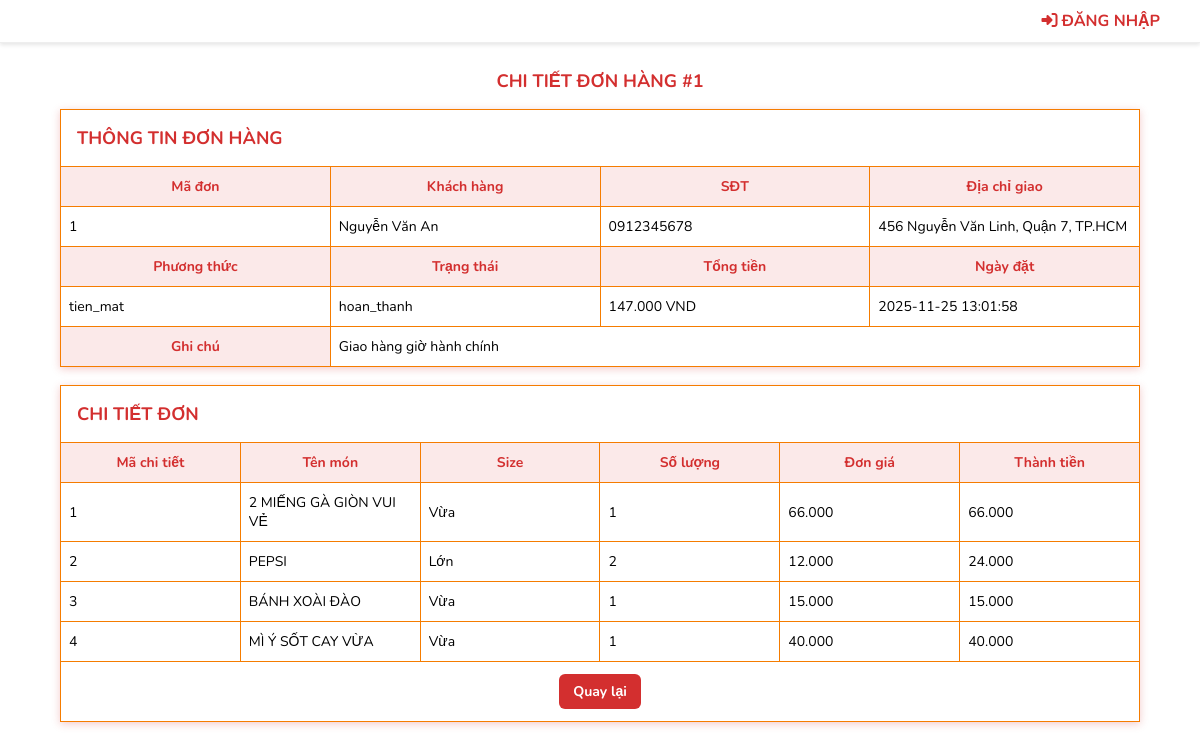
The page /chi_tiet_don.php?order_id=1 on the database its author committed.
### tables this page shows
CREATE TABLE DonHang (
    MaDonHang INT AUTO_INCREMENT PRIMARY KEY,
    MaUser INT NOT NULL,
    TongTien DECIMAL(18,2) NOT NULL,
    TrangThai ENUM('cho_xac_nhan', 'dang_xu_ly', 'dang_giao', 'hoan_thanh', 'da_huy') DEFAULT 'cho_xac_nhan',
    PhuongThucThanhToan ENUM('tien_mat', 'chuyen_khoan', 'the', 'vi_dien_tu'),
    DiaChiGiaoHang TEXT,
    SDTGiaoHang VARCHAR(15),
    GhiChu TEXT,
    NgayDat DATETIME DEFAULT CURRENT_TIMESTAMP,
    NgayCapNhat DATETIME DEFAULT CURRENT_TIMESTAMP ON UPDATE CURRENT_TIMESTAMP,
    FOREIGN KEY (MaUser) REFERENCES Users(MaUser) ON DELETE CASCADE
);

CREATE TABLE Users (
    MaUser INT AUTO_INCREMENT PRIMARY KEY,
    Ho VARCHAR(100) NOT NULL,
    Ten VARCHAR(100) NOT NULL,
    SDT VARCHAR(15) NOT NULL UNIQUE,
    Email VARCHAR(255) NOT NULL UNIQUE,
    DiaChi TEXT,
    QuyenHan ENUM('admin', 'nhanvien', 'khachhang') NOT NULL DEFAULT 'khachhang',
    MatKhau BINARY(32) NOT NULL,  
    NgayTao DATETIME DEFAULT CURRENT_TIMESTAMP,
    
    INDEX idx_email (Email),
    INDEX idx_sdt (SDT)
);

CREATE TABLE ChiTietDonHang (
    MaChiTiet INT AUTO_INCREMENT PRIMARY KEY,
    MaDonHang INT NOT NULL,
    MaBienThe INT NOT NULL,
    SoLuong INT NOT NULL,
    DonGia DECIMAL(18,2) NOT NULL,
    ThanhTien DECIMAL(18,2) NOT NULL,
    FOREIGN KEY (MaDonHang) REFERENCES DonHang(MaDonHang) ON DELETE CASCADE,
    FOREIGN KEY (MaBienThe) REFERENCES BienTheMonAn(MaBienThe) ON DELETE CASCADE
);

CREATE TABLE MonAn (
    MaMonAn INT AUTO_INCREMENT PRIMARY KEY,
    TenMonAn VARCHAR(255) NOT NULL,
    HinhAnh VARCHAR(500),
    MoTa TEXT,  
    
    MaLoai INT,
    FOREIGN KEY (MaLoai) REFERENCES LoaiMonAn(MaLoai)
        ON DELETE SET NULL 
        ON UPDATE CASCADE
);

CREATE TABLE KichThuoc (
    MaSize INT AUTO_INCREMENT PRIMARY KEY,
    TenSize VARCHAR(50) NOT NULL UNIQUE
);

### chi_tiet_don.php (the view, shortened to what this page needs)
<!DOCTYPE html>
<html lang="en">
<head>
    <link rel="stylesheet" href="./css/chi_tiet_don.css">
</head>
<body>
    <?php include_once "includes/header2.php"; ?>
    <?php
        $hostname = "localhost";
        $username = "root";
        $password = "";
        $dbname = "quanly_cua_hang";
        $conn = mysqli_connect($hostname, $username, $password, $dbname);
        $orderId = isset($_GET['order_id']) ? (int)$_GET['order_id'] : 0;
        $sqlOrder = "SELECT dh.*, u.Ho, u.Ten, u.Email
                     FROM DonHang dh
                     LEFT JOIN Users u ON dh.MaUser = u.MaUser
                     WHERE dh.MaDonHang = $orderId";
        $resOrder = mysqli_query($conn, $sqlOrder);
        $order = mysqli_fetch_assoc($resOrder);
        $sqlItems = "SELECT c.MaChiTiet, c.MaBienThe, c.SoLuong, c.DonGia, c.ThanhTien,
                            b.MaMonAn, m.TenMonAn, m.HinhAnh, kt.TenSize
                     FROM ChiTietDonHang c
                     LEFT JOIN BienTheMonAn b ON c.MaBienThe = b.MaBienThe
                     LEFT JOIN MonAn m ON b.MaMonAn = m.MaMonAn
                     LEFT JOIN KichThuoc kt ON b.MaSize = kt.MaSize
                     WHERE c.MaDonHang = $orderId";
        $resItems = mysqli_query($conn, $sqlItems);
    ?>
    <div class="table-container" style="width: 100%; display: flex; flex-direction: column; align-items: center;">
        <div class="page-header" style="width: 95%; margin-bottom: 10px; text-align: center;">
            <h2>CHI TIẾT ĐƠN HÀNG #<?php echo $orderId; ?></h2>
        </div>
    <form class="form1">
        <table>
            <tr>
                <td colspan="4"><h2>THÔNG TIN ĐƠN HÀNG</h2></td>
            </tr>
            <tr class="tieude">
                <td>Mã đơn</td>
                <td>Khách hàng</td>
                <td>SĐT</td>
                <td>Địa chỉ giao</td>
            </tr>
            <tr class="noidung">
                <td><?php echo $order['MaDonHang']; ?></td>
                <td><?php echo htmlspecialchars(trim($order['Ho'] . ' ' . $order['Ten'])); ?></td>
                <td><?php echo htmlspecialchars($order['SDTGiaoHang']); ?></td>
                <td><?php echo htmlspecialchars($order['DiaChiGiaoHang']); ?></td>
            </tr>
            <tr class="tieude">
                <td>Phương thức</td>
                <td>Trạng thái</td>
                <td>Tổng tiền</td>
                <td>Ngày đặt</td>
            </tr>
            <tr class="noidung">
                <td><?php echo htmlspecialchars($order['PhuongThucThanhToan']); ?></td>
                <td><?php echo htmlspecialchars($order['TrangThai']); ?></td>
                <td><?php echo number_format($order['TongTien'], 0, ',', '.'); ?> VND</td>
                <td><?php echo $order['NgayDat']; ?></td>
            </tr>
            <tr>
                <td class="label-cell">Ghi chú</td>
                <td colspan="3"><?php echo nl2br(htmlspecialchars($order['GhiChu'])); ?></td>
            </tr>
        </table>
    </form>
    <form class="form2">
        <table>
            <tr>
                <td colspan="6"><h2>CHI TIẾT ĐƠN</h2></td>
            </tr>
            <tr class="tieude">
                <td>Mã chi tiết</td>
                <td>Tên món</td>
                <td>Size</td>
                <td>Số lượng</td>
                <td>Đơn giá</td>
                <td>Thành tiền</td>
            </tr>
            <?php
                if ($resItems && mysqli_num_rows($resItems) > 0)
                {
                    while ($item = mysqli_fetch_assoc($resItems))
                    {
                        echo "<tr class='noidung'>";
                        echo "<td>" . $item['MaChiTiet'] . "</td>";
                        echo "<td>" . htmlspecialchars($item['TenMonAn']) . "</td>";
                        echo "<td>" . htmlspecialchars($item['TenSize']) . "</td>";
                        echo "<td>" . (int)$item['SoLuong'] . "</td>";
                        echo "<td>" . number_format($item['DonGia'], 0, ',', '.') . "</td>";
                        echo "<td>" . number_format($item['ThanhTien'], 0, ',', '.') . "</td>";
                        echo "</tr>";
                    }
                }
                else
                {
                    echo "<tr><td colspan='6'>Không có sản phẩm trong đơn.</td></tr>";
                }
            ?>
            <tr>
                <td colspan="6" class="tdbtn">
                    <a href="duyet_don.php" class="btnBack">Quay lại</a>
                </td>
            </tr>
        </table>
    </form>
    </div> </body>
</html>

### css/chi_tiet_don.css (style rules this page uses)
body { font-family: 'Nunito', sans-serif; margin: 0; padding: 0 0 40px 0; display: flex; flex-direction: column; align-items: center; background-color: #fff; min-height: 100vh; }
.table-container { margin-top: 20px; width: 100%; display: flex; flex-direction: column; align-items: center; }
.form1, .form2 { width: 90%; max-width: 1100px; margin-bottom: 18px; }
form table { border-collapse: collapse; width: 100%; table-layout: fixed; font-size: 14px; box-shadow: 0 2px 8px rgba(211, 47, 47, 0.25); }
form td { border: 1px solid #f57c00; padding: 10px 8px; vertical-align: middle; text-align: left; background: #fff; word-wrap: break-word; }
form tr.tieude td, form tr.tieude th { background: rgba(211, 47, 47, 0.1); color: #d32f2f; font-weight: 700; text-align: center; }
.label-cell { background-color: rgba(211, 47, 47, 0.1); color: #d32f2f; font-weight: 700; text-align: center; }
form tr.noidung td { text-align: left; }
h2 { margin: 0; padding: 6px 8px; font-size: 18px; color: #d32f2f; }
.tdbtn { text-align: center; padding: 12px 0; }
.btnBack { display: inline-block; padding: 8px 14px; background: #d32f2f; color: #fff; border-radius: 6px; text-decoration: none; font-weight: 700; }

### css/header2.css (style rules this page uses)
body { margin: 0; padding: 0; }

### rows shown on the page
donhang: MaDonHang "1", MaUser.Ten "Nguyễn Văn An", SDTGiaoHang "0912345678", DiaChiGiaoHang "456 Nguyễn Văn Linh, Quận 7, TP.HCM", PhuongThucThanhToan "tien_mat", TrangThai "hoan_thanh", TongTien "147.000", NgayDat "2025-11-25 13:01:58", GhiChu "Giao hàng giờ hành chính"
chitietdonhang: MaChiTiet "1", monan.TenMonAn "2 MIẾNG GÀ GIÒN VUI VẺ", kichthuoc.TenSize "Vừa", SoLuong "1", DonGia "66.000", ThanhTien "66.000"
chitietdonhang: MaChiTiet "2", monan.TenMonAn "PEPSI", kichthuoc.TenSize "Lớn", SoLuong "2", DonGia "12.000", ThanhTien "24.000"
chitietdonhang: MaChiTiet "3", monan.TenMonAn "BÁNH XOÀI ĐÀO", kichthuoc.TenSize "Vừa", SoLuong "1", DonGia "15.000", ThanhTien "15.000"
chitietdonhang: MaChiTiet "4", monan.TenMonAn "MÌ Ý SỐT CAY VỪA", kichthuoc.TenSize "Vừa", SoLuong "1", DonGia "40.000", ThanhTien "40.000"

### other values the page prints
$orderId "1"
